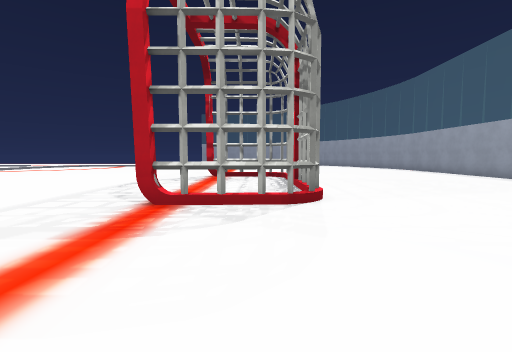
[1] (above)

24 first-person views from a walk through a 3-D level made in the Godot game engine. The camera is 1.5 m above the floor, tilts 4° down and sees 85° across. The floor is counted in squares, 2 m on a side. Each view is taken from the middle of a square. On the plan, view 1 faces up. The plan holds only what a view shows up to about 10 squares ahead; the rest is blank. The place goes on beyond the plan. Some surface patterns are stand-ins.

[2]
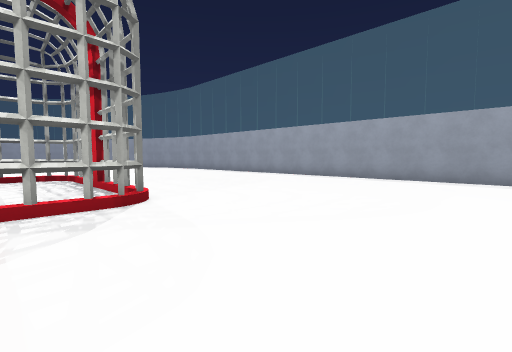

[3]
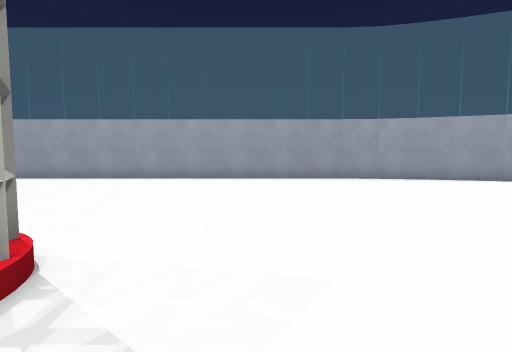

[4]
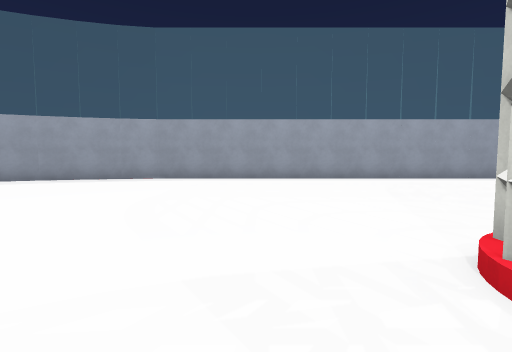

[5]
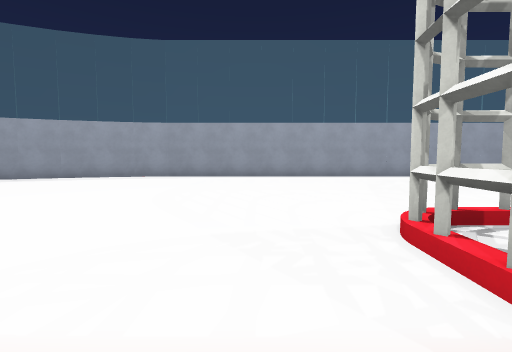

[6]
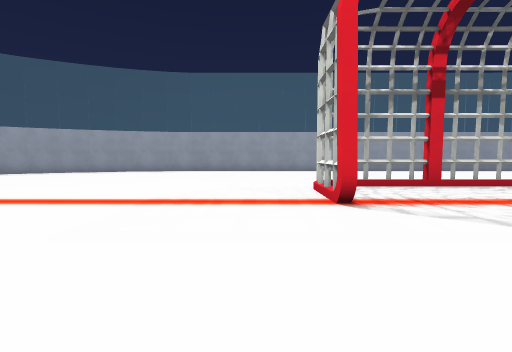

[7]
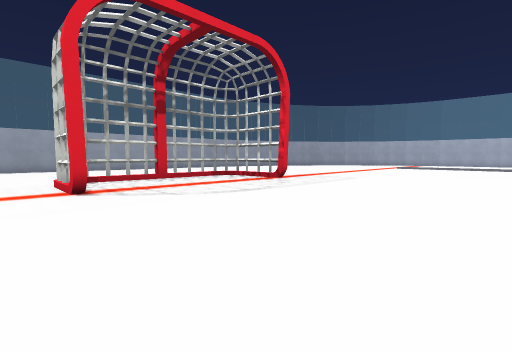

[8]
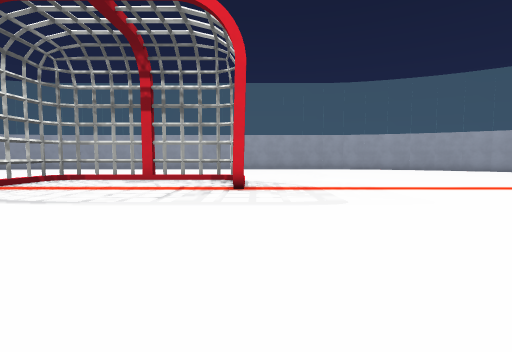

[9]
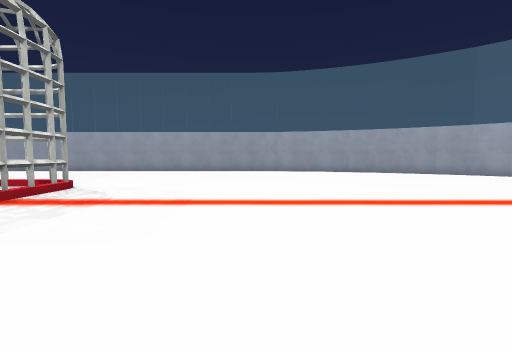

[10]
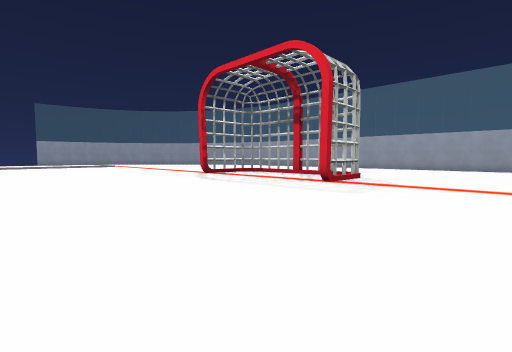

[11]
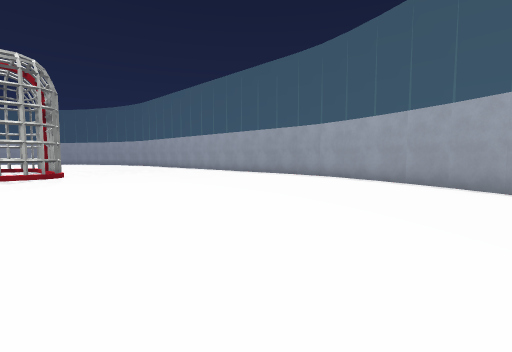

[12]
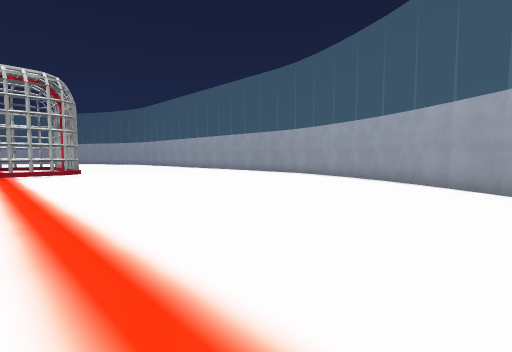

[13]
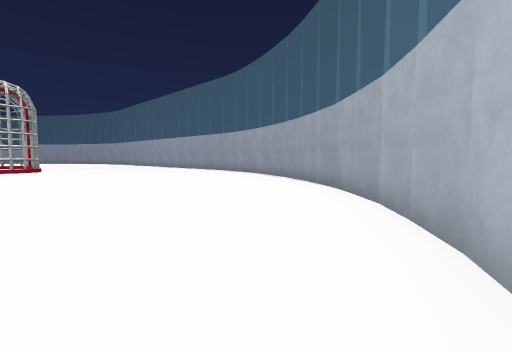

[14]
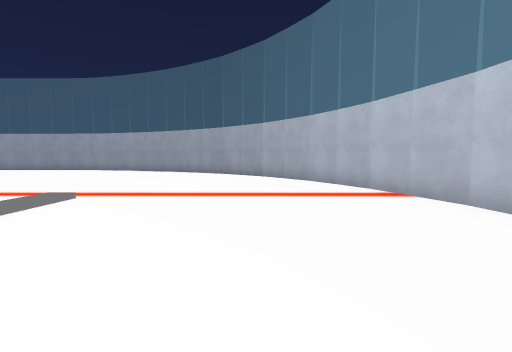

[15]
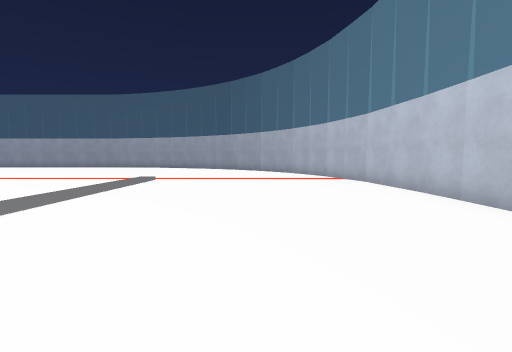

[16]
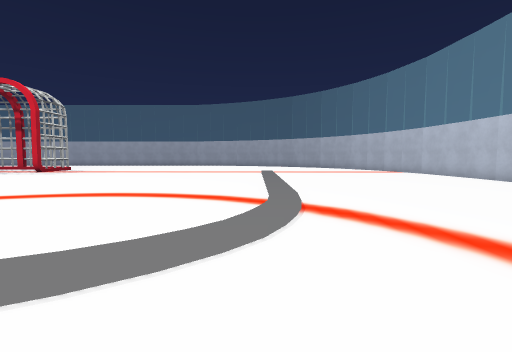

[17]
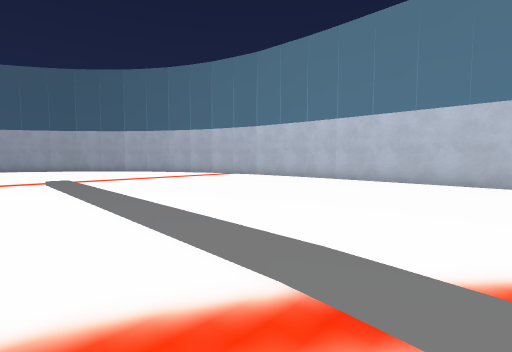

[18]
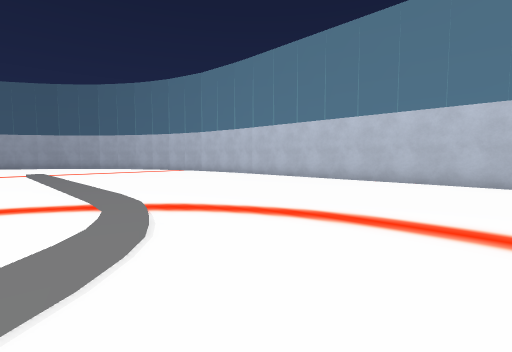

[19]
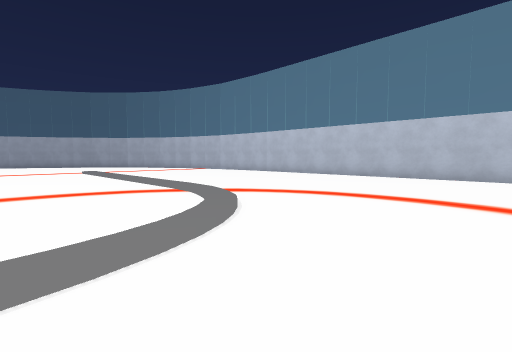

[20]
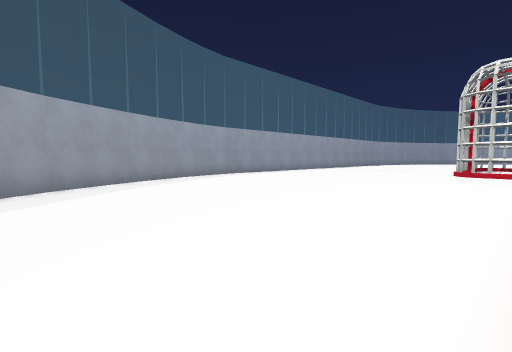

[21]
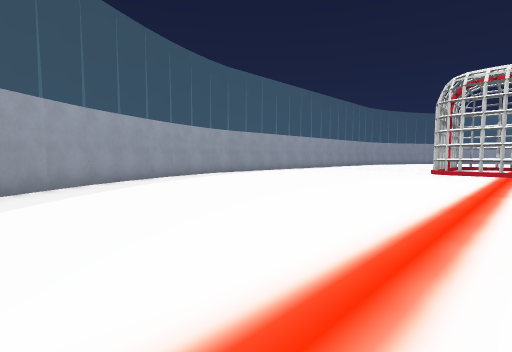

[22]
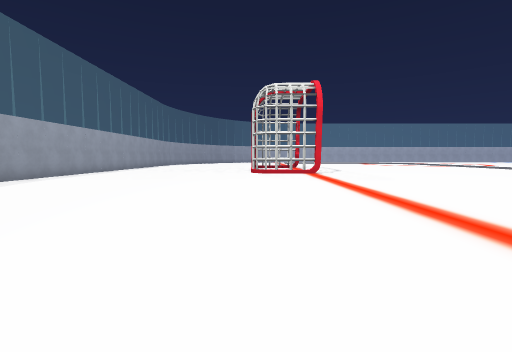

[23]
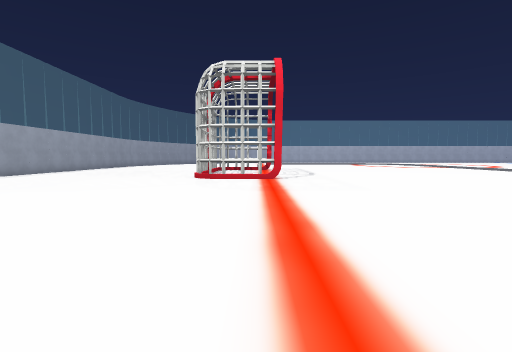

[24]
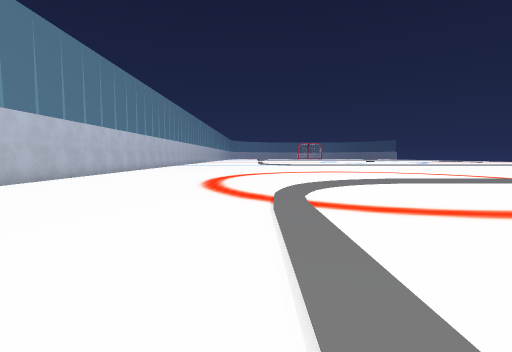

### Floor plan
Points are (right, up) in squares from view 1. A wall is a line through its corners. A room is listed if a view was taken in it or the views show most of it. See-through windows are left out.
Room 1 (views 1, 2, 3, 4, 5, 6, 7, 8, 9, 10, 11, 12, 13, 14, 15, 16, 17, 18, 19, 20, 21, 22, 23, 24)
walls: (0.1, 4.3) (-1.9, 4.3); (-1.9, 10.7) (0.4, 10.7) (1, 10.3); (0.9, 4.7) (1.1, 5.2); (1, 4.6) (1, 10.2) (0.5, 10.5); (1.1, 4.8) (0.4, 4.3) (0.8, 5); (1.1, 9.7) (1, 10.2); (8.5, -1.1) (8.5, 15.4); (8.1, -2.3) (8.4, -1); (7.4, -4.6) (8.2, -2.2); (8.5, 15.2) (8.3, 16.6); (8.3, 16.5) (8, 17.7); (5.8, -7.7) (7.5, -4.5); (8.1, 17.6) (6.8, 20.9) (6.2, 22); (5.1, -8.6) (5.8, -7.5); (3.5, -10.3) (5.2, -8.6); (1.6, -11.7) (3.6, -10.3); (-0.5, -12.8) (1.7, -11.6); (-2.9, -13.3) (-0.4, -12.7); (6.2, 21.9) (5, 23.7); (-5.2, -13.5) (-2.7, -13.3); (-16.1, -13.5) (-5, -13.5)
ways out: gap at (1, 6); gap at (1, 9)

Where each view was taken, in squares from view 1:
view 1: 0 up, 0 right, facing up
view 2: 0 up, 1 left, facing up-right
view 3: 3 up, 1 left, facing right
view 4: 12 up, 1 left, facing right
view 5: 12 up, 2 left, facing right
view 6: 12 up, 6 left, facing right
view 7: 12 up, 8 left, facing down-right
view 8: 4 up, 8 left, facing right
view 9: 0 up, 6 left, facing right
view 10: 0 up, 9 left, facing up-right
view 11: 7 down, 1 left, facing up-right
view 12: 9 down, 2 left, facing up-right
view 13: 12 down, 1 left, facing up-right
view 14: 10 down, 7 left, facing right
view 15: 10 down, 11 left, facing right
view 16: 6 down, 15 left, facing right
view 17: 5 down, 11 left, facing down-right
view 18: 5 down, 15 left, facing down-right
view 19: 3 down, 16 left, facing down-right
view 20: 23 up, 1 left, facing down-right
view 21: 24 up, 2 left, facing down-right
view 22: 23 up, 1 right, facing down
view 23: 20 up, 1 left, facing down
view 24: 7 down, 6 left, facing left
